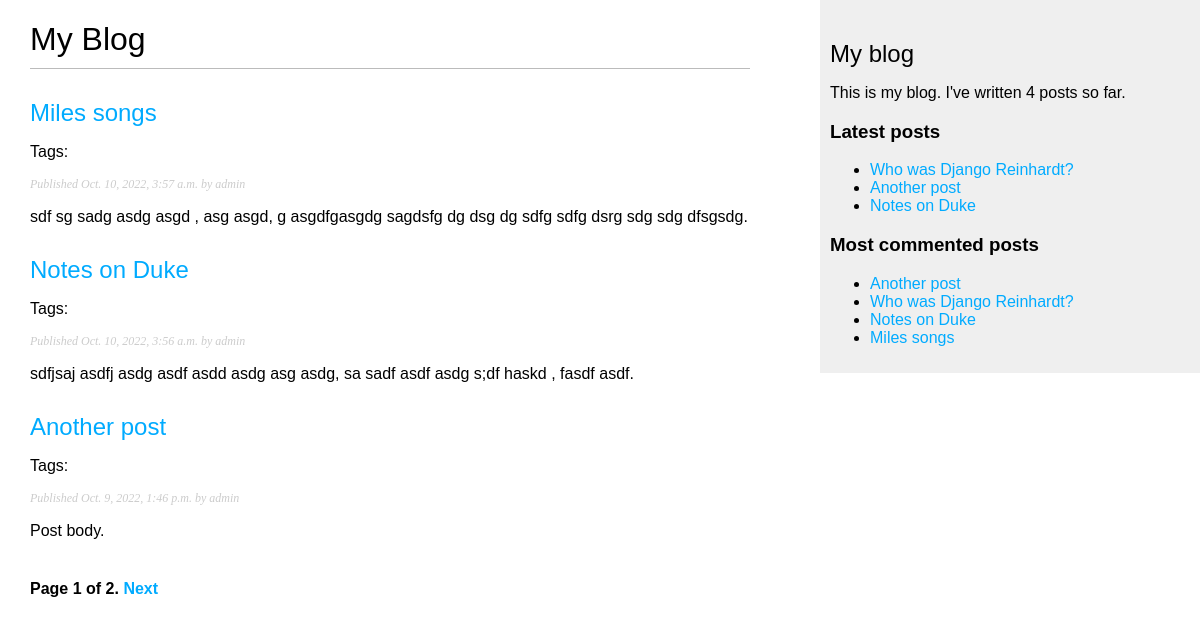
Page /blog/ on the earlier database version.
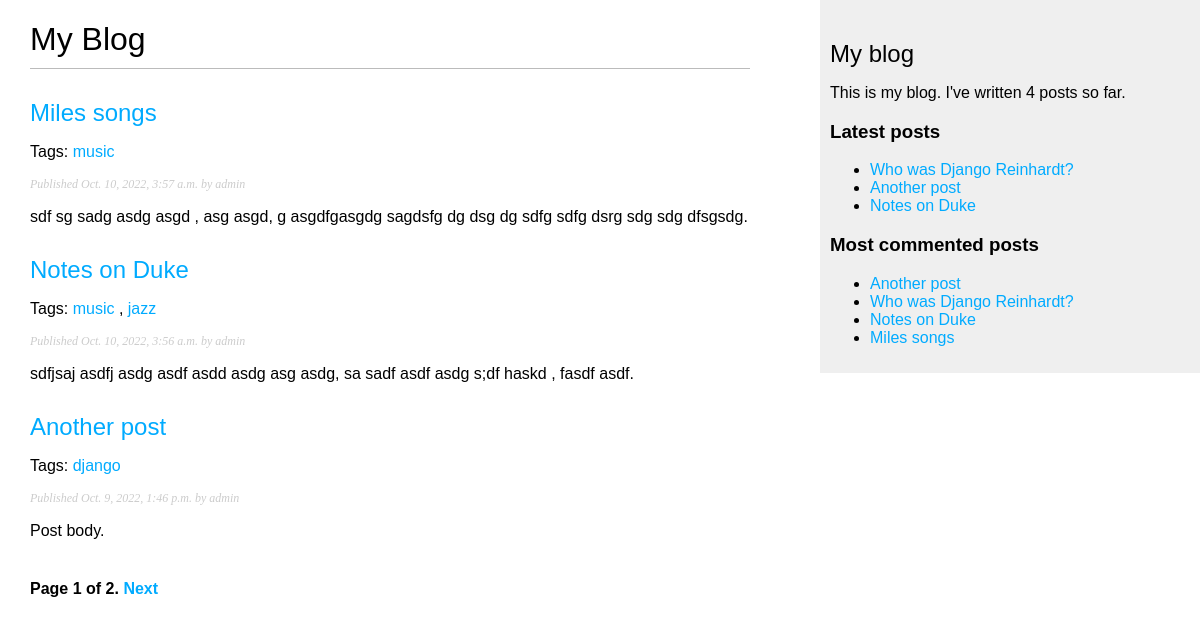
Same page on the later database version.
### blog/models.py (models this page shows, shortened)
class Post(models.Model):
    STATUS_CHOICES = (
        ('draft', 'Draft'),
        ('published', 'Published'),
    )
    title = models.CharField(max_length=250)
    slug = models.SlugField(max_length=250,
                            unique_for_date='publish')
    author = models.ForeignKey(User,
                               on_delete=models.CASCADE,
                               related_name='blog_posts')
    body = models.TextField()
    publish = models.DateTimeField(default=timezone.now)
    created = models.DateTimeField(auto_now_add=True)
    updated = models.DateTimeField(auto_now=True)
    status = models.CharField(max_length=10,
                              choices=STATUS_CHOICES,
                              default='draft')
    class Meta:
        ordering = ('-publish',)
    objects = models.Manager()  # default manager
    published = PublishedManager()  # custom manager
    def get_absolute_url(self):
        return reverse('blog:post_detail',
                       args=[self.publish.year,
                             self.publish.month,
                             self.publish.day, self.slug])
    tags = TaggableManager()

### blog/views.py (the view)
# urls.py: path('', views.post_list, name='post_list'),
def post_list(request, tag_slug=None):
    object_list = Post.published.all()
    tag = None
    if tag_slug:
        tag = get_object_or_404(Tag, slug=tag_slug)
        object_list = object_list.filter(tags__in=[tag])
    paginator = Paginator(object_list, 3)
    page = request.GET.get('page')
    try:
        posts = paginator.page(page)
    except PageNotAnInteger:
        posts = paginator.page(1)
    except EmptyPage:
        posts = paginator.page(paginator.num_pages)
    return render(request,
                  'blog/post/list.html',
                  {'page': page,
                   'posts': posts,
                   'tag': tag})

### blog/models.py (called while the page is built)
    def get_queryset(self):
        return super(PublishedManager, self).get_queryset().filter(status='published')

### blog/templatetags/blog_tags.py (called while the page is built)
@register.simple_tag
def total_posts():
    return Post.published.count()

@register.inclusion_tag('blog/post/latest_posts.html')
def show_latest_posts(count=5):
    latest_posts = Post.published.order_by('publish')[:count]
    return {'latest_posts': latest_posts}

@register.simple_tag
def get_most_commented_posts(count=5):
    return Post.published.annotate(
        total_comments=Count('comments')
    ).order_by('-total_comments')[:count]

@register.filter(name='markdown')
def markdown_format(text):
    return mark_safe(markdown.markdown(text))

### blog/templates/blog/post/list.html (shortened to what this page needs)
{% extends "blog/base.html" %}
{% load blog_tags %}
{% block content %}
    <h1>My Blog</h1>
    {% for post in posts %}
        <h2>
            <a href="{{ post.get_absolute_url }}">
                {{ post.title }}
            </a>
        </h2>
        <p class="tags">
            Tags:
            {% for tag in post.tags.all %}
                <a href="{% url "blog:post_list_by_tag" tag.slug %}">
                    {{ tag.name }}
                </a>
                {% if not forloop.last %}, {% endif %}
            {% endfor %}
        </p>
        <p class="date">
            Published {{ post.publish }} by {{ post.author }}
        </p>
        {{ post.body|markdown|truncatewords_html:30|linebreaks }}
    {% endfor %}
    {% include "pagination.html" with page=posts%}
{% endblock %}

### blog/templates/blog/base.html (shortened to what this page needs)
{% load blog_tags %}
{% load static %}
<!DOCTYPE html>
<html lang="en">
<head>
    <link href="{% static "css/blog.css" %}" rel="stylesheet">
</head>
<body>
    <div id="content">
        {% block content %}
        {% endblock %}
    </div>
    <div id="sidebar">
        <h2>My blog</h2>
        <p>This is my blog. I've written {% total_posts %} posts so far.</p>
        <h3>Latest posts</h3>
        {% show_latest_posts 3 %}
        <h3>Most commented posts</h3>
        {% get_most_commented_posts as most_commented_posts %}
        <ul>
            {% for post in most_commented_posts %}
                <li>
                    <a href="{{ post.get_absolute_url }}">{{ post.title}}</a>
                </li>
            {% endfor %}
        </ul>
    </div>
</body>
</html>

### blog/templates/pagination.html (shortened to what this page needs)
<div class="pagination">
    <span class="step-links">
        <span class="current">
            Page {{ page.number }} of {{ page.paginator.num_pages }}.
        </span>
        {% if page.has_next %}
            <a href="?page={{ page.next_page_number }}">Next</a>
        {% endif %}
    </span>
</div>

### blog/templates/blog/post/latest_posts.html
<ul>
    {% for post in latest_posts %}
        <li>
            <a href="{{ post.get_absolute_url }}">{{ post.title }}</a>
        </li>
    {% endfor %}
</ul>

### blog/static/css/blog.css (style rules this page uses)
body { margin:0; padding:0; font-family:helvetica, sans-serif; }
a { color:#00abff; text-decoration:none; }
h1 { font-weight:normal; border-bottom:1px solid #bbb; padding:0 0 10px 0; }
h2 { font-weight:normal; margin:30px 0 0; }
#content { float:left; width:60%; padding:0 0 0 30px; }
#sidebar { float:right; width:30%; padding:10px; background:#efefef; height:100%; }
p.date { color:#ccc; font-family: georgia, serif; font-size: 12px; font-style: italic; }
.pagination { margin:40px 0; font-weight:bold; }

Differences in the rows shown:
changed Post "Miles songs": gains Tag (name "music")
changed Post "Notes on Duke": gains Tag (name "music"); gains Tag (name "jazz")
changed Post "Another post": gains Tag (name "django")
